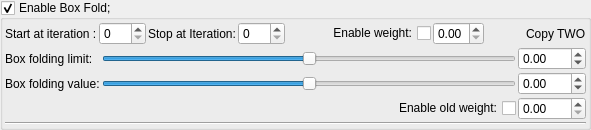
    <widget class="MyGroupBox" name="groupCheck_mandelbulb5_box_fold2_enabled">
     <property name="title">
      <string>Enable Box Fold;</string>
     </property>
     <property name="checkable">
      <bool>true</bool>
     </property>
     <layout class="QVBoxLayout" name="verticalLayout_4" stretch="0,0,0">
      <property name="spacing">
       <number>2</number>
      </property>
      <property name="leftMargin">
       <number>2</number>
      </property>
      <property name="topMargin">
       <number>2</number>
      </property>
      <property name="rightMargin">
       <number>2</number>
      </property>
      <property name="bottomMargin">
       <number>2</number>
      </property>
      <item>
       <layout class="QGridLayout" name="gridLayout_14">
        <item row="0" column="9">
         <widget class="QLabel" name="label_108">
          <property name="text">
           <string>Copy TWO</string>
          </property>
         </widget>
        </item>
        <item row="0" column="0">
         <widget class="QLabel" name="label_14">
          <property name="text">
           <string>Start at iteration :</string>
          </property>
         </widget>
        </item>
        <item row="0" column="1">
         <widget class="MySpinBox" name="spinboxInt_mandelbulb5_box_fold2_start_iterations">
          <property name="sizePolicy">
           <sizepolicy hsizetype="Minimum" vsizetype="Maximum">
            <horstretch>0</horstretch>
            <verstretch>0</verstretch>
           </sizepolicy>
          </property>
          <property name="minimum">
           <number>0</number>
          </property>
          <property name="maximum">
           <number>250</number>
          </property>
          <property name="value">
           <number>0</number>
          </property>
         </widget>
        </item>
        <item row="0" column="4">
         <widget class="MySpinBox" name="spinboxInt_mandelbulb5_box_fold2_stop_iterations">
          <property name="sizePolicy">
           <sizepolicy hsizetype="Minimum" vsizetype="Maximum">
            <horstretch>0</horstretch>
            <verstretch>0</verstretch>
           </sizepolicy>
          </property>
          <property name="maximum">
           <number>250</number>
          </property>
         </widget>
        </item>
        <item row="0" column="2">
         <widget class="QLabel" name="label_19">
          <property name="text">
           <string>Stop at Iteration:</string>
          </property>
         </widget>
        </item>
        <item row="0" column="8">
         <spacer name="horizontalSpacer_8">
          <property name="orientation">
           <enum>Qt::Horizontal</enum>
          </property>
          <property name="sizeHint" stdset="0">
           <size>
            <width>40</width>
            <height>20</height>
           </size>
          </property>
         </spacer>
        </item>
        <item row="0" column="7">
         <widget class="MyDoubleSpinBox" name="spinbox_mandelbulb5_box_fold2_weight">
          <property name="sizePolicy">
           <sizepolicy hsizetype="Minimum" vsizetype="Maximum">
            <horstretch>0</horstretch>
            <verstretch>0</verstretch>
           </sizepolicy>
          </property>
          <property name="prefix">
           <string/>
          </property>
          <property name="suffix">
           <string/>
          </property>
          <property name="decimals">
           <number>2</number>
          </property>
          <property name="minimum">
           <double>0.000000000000000</double>
          </property>
          <property name="maximum">
           <double>1.000000000000000</double>
          </property>
          <property name="singleStep">
           <double>0.100000000000000</double>
          </property>
         </widget>
        </item>
        <item row="0" column="6">
         <widget class="QCheckBox" name="checkBox_mandelbulb5_box_fold2_weight_enabled">
          <property name="layoutDirection">
           <enum>Qt::RightToLeft</enum>
          </property>
          <property name="text">
           <string>Enable weight:</string>
          </property>
         </widget>
        </item>
        <item row="0" column="5">
         <spacer name="horizontalSpacer_20">
          <property name="orientation">
           <enum>Qt::Horizontal</enum>
          </property>
          <property name="sizeHint" stdset="0">
           <size>
            <width>40</width>
            <height>20</height>
           </size>
          </property>
         </spacer>
        </item>
       </layout>
      </item>
      <item>
       <layout class="QGridLayout" name="gridLayout_11">
        <property name="spacing">
         <number>2</number>
        </property>
        <item row="0" column="2">
         <widget class="MyDoubleSpinBox" name="spinbox_mandelbulb5_box_fold2_folding_limit">
          <property name="sizePolicy">
           <sizepolicy hsizetype="Minimum" vsizetype="Maximum">
            <horstretch>0</horstretch>
            <verstretch>0</verstretch>
           </sizepolicy>
          </property>
          <property name="prefix">
           <string/>
          </property>
          <property name="suffix">
           <string/>
          </property>
          <property name="decimals">
           <number>2</number>
          </property>
          <property name="minimum">
           <double>-100.000000000000000</double>
          </property>
          <property name="maximum">
           <double>100.000000000000000</double>
          </property>
          <property name="singleStep">
           <double>0.100000000000000</double>
          </property>
         </widget>
        </item>
        <item row="0" column="0">
         <widget class="QLabel" name="label_12">
          <property name="text">
           <string>Box folding limit:</string>
          </property>
         </widget>
        </item>
        <item row="1" column="2">
         <widget class="MyDoubleSpinBox" name="spinbox_mandelbulb5_box_fold2_folding_value">
          <property name="sizePolicy">
           <sizepolicy hsizetype="Minimum" vsizetype="Maximum">
            <horstretch>0</horstretch>
            <verstretch>0</verstretch>
           </sizepolicy>
          </property>
          <property name="prefix">
           <string/>
          </property>
          <property name="suffix">
           <string/>
          </property>
          <property name="decimals">
           <number>2</number>
          </property>
          <property name="minimum">
           <double>-100.000000000000000</double>
          </property>
          <property name="maximum">
           <double>100.000000000000000</double>
          </property>
          <property name="singleStep">
           <double>0.100000000000000</double>
          </property>
         </widget>
        </item>
        <item row="1" column="0">
         <widget class="QLabel" name="label_10">
          <property name="text">
           <string>Box folding value:</string>
          </property>
         </widget>
        </item>
        <item row="0" column="1">
         <widget class="QSlider" name="slider_mandelbulb5_box_fold2_folding_limit">
          <property name="sizePolicy">
           <sizepolicy hsizetype="Expanding" vsizetype="Maximum">
            <horstretch>0</horstretch>
            <verstretch>0</verstretch>
           </sizepolicy>
          </property>
          <property name="minimum">
           <number>-10000</number>
          </property>
          <property name="maximum">
           <number>10000</number>
          </property>
          <property name="singleStep">
           <number>1</number>
          </property>
          <property name="orientation">
           <enum>Qt::Horizontal</enum>
          </property>
         </widget>
        </item>
        <item row="1" column="1">
         <widget class="QSlider" name="slider_mandelbulb5_box_fold2_folding_value">
          <property name="sizePolicy">
           <sizepolicy hsizetype="Expanding" vsizetype="Maximum">
            <horstretch>0</horstretch>
            <verstretch>0</verstretch>
           </sizepolicy>
          </property>
          <property name="minimum">
           <number>-10000</number>
          </property>
          <property name="maximum">
           <number>10000</number>
          </property>
          <property name="singleStep">
           <number>1</number>
          </property>
          <property name="orientation">
           <enum>Qt::Horizontal</enum>
          </property>
         </widget>
        </item>
        <item row="2" column="2">
         <widget class="MyDoubleSpinBox" name="spinbox_mandelbulb5_box_fold2_old_weight">
          <property name="sizePolicy">
           <sizepolicy hsizetype="Minimum" vsizetype="Maximum">
            <horstretch>0</horstretch>
            <verstretch>0</verstretch>
           </sizepolicy>
          </property>
          <property name="prefix">
           <string/>
          </property>
          <property name="suffix">
           <string/>
          </property>
          <property name="decimals">
           <number>2</number>
          </property>
          <property name="minimum">
           <double>0.000000000000000</double>
          </property>
          <property name="maximum">
           <double>2.000000000000000</double>
          </property>
          <property name="singleStep">
           <double>0.100000000000000</double>
          </property>
         </widget>
        </item>
        <item row="2" column="1">
         <widget class="QCheckBox" name="checkBox_mandelbulb5_box_fold2_old_weight_enabled">
          <property name="layoutDirection">
           <enum>Qt::RightToLeft</enum>
          </property>
          <property name="text">
           <string>Enable old weight:</string>
          </property>
         </widget>
        </item>
       </layout>
      </item>
      <item>
       <widget class="Line" name="line">
        <property name="orientation">
         <enum>Qt::Horizontal</enum>
        </property>
       </widget>
      </item>
     </layout>
    </widget>
